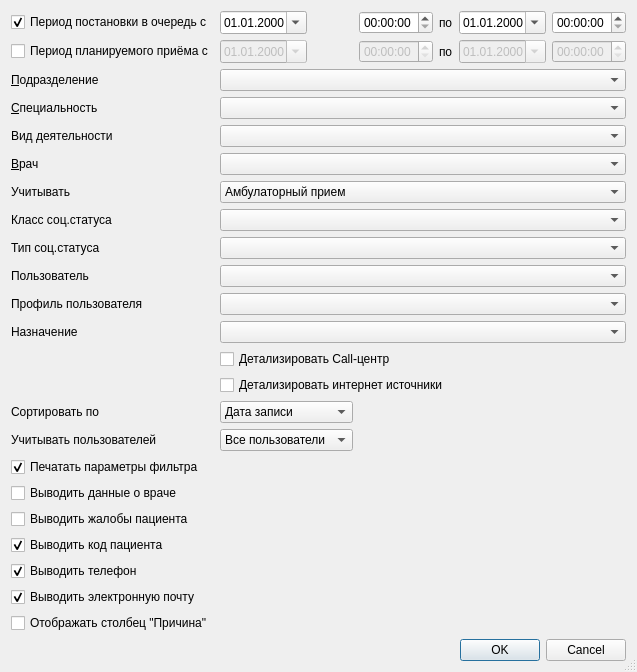
<?xml version="1.0" encoding="UTF-8"?>
<ui version="4.0">
 <class>JournalBeforeRecordDialog</class>
 <widget class="QDialog" name="JournalBeforeRecordDialog">
  <property name="windowModality">
   <enum>Qt::ApplicationModal</enum>
  </property>
  <property name="geometry">
   <rect>
    <x>0</x>
    <y>0</y>
    <width>637</width>
    <height>622</height>
   </rect>
  </property>
  <property name="windowTitle">
   <string>Журнал предварительной записи</string>
  </property>
  <property name="sizeGripEnabled">
   <bool>true</bool>
  </property>
  <layout class="QGridLayout" name="gridLayout">
   <item row="24" column="1">
    <spacer>
     <property name="orientation">
      <enum>Qt::Vertical</enum>
     </property>
     <property name="sizeHint" stdset="0">
      <size>
       <width>21</width>
       <height>21</height>
      </size>
     </property>
    </spacer>
   </item>
   <item row="5" column="0">
    <widget class="QLabel" name="lblPerson">
     <property name="text">
      <string>&amp;Врач</string>
     </property>
     <property name="buddy">
      <cstring>cmbPerson</cstring>
     </property>
    </widget>
   </item>
   <item row="21" column="0" colspan="6">
    <widget class="QCheckBox" name="chkClientPhones">
     <property name="text">
      <string>Выводить телефон</string>
     </property>
     <property name="checked">
      <bool>true</bool>
     </property>
    </widget>
   </item>
   <item row="1" column="3">
    <widget class="QLabel" name="lblEndScheduleDate">
     <property name="sizePolicy">
      <sizepolicy hsizetype="Maximum" vsizetype="Preferred">
       <horstretch>0</horstretch>
       <verstretch>0</verstretch>
      </sizepolicy>
     </property>
     <property name="text">
      <string>по</string>
     </property>
     <property name="buddy">
      <cstring>edtEndScheduleDate</cstring>
     </property>
    </widget>
   </item>
   <item row="11" column="0">
    <widget class="QLabel" name="lblRecordPersonProfile">
     <property name="text">
      <string>Профиль пользователя</string>
     </property>
     <property name="buddy">
      <cstring>cmbRecordPersonProfile</cstring>
     </property>
    </widget>
   </item>
   <item row="8" column="1" colspan="5">
    <widget class="CSocStatusComboBox" name="cmbSocStatusClass"/>
   </item>
   <item row="0" column="4">
    <widget class="CDateEdit" name="edtEndRecordDate">
     <property name="sizePolicy">
      <sizepolicy hsizetype="Maximum" vsizetype="Fixed">
       <horstretch>0</horstretch>
       <verstretch>0</verstretch>
      </sizepolicy>
     </property>
     <property name="displayFormat">
      <string>dd.MM.yyyy</string>
     </property>
     <property name="calendarPopup">
      <bool>true</bool>
     </property>
    </widget>
   </item>
   <item row="0" column="3">
    <widget class="QLabel" name="lblEndRecordDate">
     <property name="sizePolicy">
      <sizepolicy hsizetype="Maximum" vsizetype="Preferred">
       <horstretch>0</horstretch>
       <verstretch>0</verstretch>
      </sizepolicy>
     </property>
     <property name="text">
      <string>по</string>
     </property>
     <property name="buddy">
      <cstring>edtEndRecordDate</cstring>
     </property>
    </widget>
   </item>
   <item row="0" column="2">
    <widget class="QTimeEdit" name="edtBegRecordTime"/>
   </item>
   <item row="2" column="1" colspan="5">
    <widget class="COrgStructureComboBox" name="cmbOrgStructure">
     <property name="enabled">
      <bool>true</bool>
     </property>
    </widget>
   </item>
   <item row="1" column="1">
    <widget class="CDateEdit" name="edtBegScheduleDate">
     <property name="enabled">
      <bool>false</bool>
     </property>
     <property name="sizePolicy">
      <sizepolicy hsizetype="Maximum" vsizetype="Fixed">
       <horstretch>0</horstretch>
       <verstretch>0</verstretch>
      </sizepolicy>
     </property>
     <property name="displayFormat">
      <string>dd.MM.yyyy</string>
     </property>
     <property name="calendarPopup">
      <bool>true</bool>
     </property>
    </widget>
   </item>
   <item row="1" column="2">
    <widget class="QTimeEdit" name="edtBegScheduleTime">
     <property name="enabled">
      <bool>false</bool>
     </property>
    </widget>
   </item>
   <item row="1" column="4">
    <widget class="CDateEdit" name="edtEndScheduleDate">
     <property name="enabled">
      <bool>false</bool>
     </property>
     <property name="sizePolicy">
      <sizepolicy hsizetype="Maximum" vsizetype="Fixed">
       <horstretch>0</horstretch>
       <verstretch>0</verstretch>
      </sizepolicy>
     </property>
     <property name="displayFormat">
      <string>dd.MM.yyyy</string>
     </property>
     <property name="calendarPopup">
      <bool>true</bool>
     </property>
    </widget>
   </item>
   <item row="7" column="1" colspan="5">
    <widget class="QComboBox" name="cmbAppointmentType">
     <item>
      <property name="text">
       <string>Амбулаторный прием</string>
      </property>
     </item>
     <item>
      <property name="text">
       <string>Вызов на дом</string>
      </property>
     </item>
    </widget>
   </item>
   <item row="11" column="1" colspan="5">
    <widget class="CRBComboBox" name="cmbRecordPersonProfile"/>
   </item>
   <item row="4" column="1" colspan="5">
    <widget class="CRBComboBox" name="cmbActivity"/>
   </item>
   <item row="5" column="1" colspan="5">
    <widget class="CPersonComboBoxEx" name="cmbPerson">
     <property name="enabled">
      <bool>true</bool>
     </property>
    </widget>
   </item>
   <item row="3" column="1" colspan="5">
    <widget class="CRBComboBox" name="cmbSpeciality">
     <property name="enabled">
      <bool>true</bool>
     </property>
     <property name="whatsThis">
      <string>&lt;html&gt;&lt;head&gt;&lt;meta name=&quot;qrichtext&quot; content=&quot;1&quot; /&gt;&lt;style type=&quot;text/css&quot;&gt;
p, li { white-space: pre-wrap; }
&lt;/style&gt;&lt;/head&gt;&lt;body style=&quot; font-family:'MS Shell Dlg 2'; font-size:8.25pt; font-weight:400; font-style:normal;&quot;&gt;
&lt;p style=&quot;-qt-paragraph-type:empty; margin-top:0px; margin-bottom:0px; margin-left:0px; margin-right:0px; -qt-block-indent:0; text-indent:0px;&quot;&gt;&lt;/p&gt;&lt;/body&gt;&lt;/html&gt;</string>
     </property>
    </widget>
   </item>
   <item row="1" column="5">
    <widget class="QTimeEdit" name="edtEndScheduleTime">
     <property name="enabled">
      <bool>false</bool>
     </property>
    </widget>
   </item>
   <item row="9" column="1" colspan="5">
    <widget class="CRBComboBox" name="cmbSocStatusType"/>
   </item>
   <item row="18" column="0" colspan="6">
    <widget class="QCheckBox" name="chkPersonInfo">
     <property name="text">
      <string>Выводить данные о враче</string>
     </property>
    </widget>
   </item>
   <item row="13" column="1" colspan="5">
    <widget class="QCheckBox" name="chkDetailCallCenter">
     <property name="enabled">
      <bool>true</bool>
     </property>
     <property name="text">
      <string>Детализировать Call-центр</string>
     </property>
    </widget>
   </item>
   <item row="10" column="1" colspan="5">
    <widget class="CPersonComboBoxEx" name="cmbRecordPerson">
     <property name="enabled">
      <bool>true</bool>
     </property>
    </widget>
   </item>
   <item row="12" column="1" colspan="5">
    <widget class="CRBComboBox" name="cmbAppointmentPurpose"/>
   </item>
   <item row="19" column="0" colspan="6">
    <widget class="QCheckBox" name="chkComplaint">
     <property name="text">
      <string>Выводить жалобы пациента</string>
     </property>
    </widget>
   </item>
   <item row="20" column="0" colspan="6">
    <widget class="QCheckBox" name="chkClientId">
     <property name="text">
      <string>Выводить код пациента</string>
     </property>
     <property name="checked">
      <bool>true</bool>
     </property>
    </widget>
   </item>
   <item row="17" column="0" colspan="6">
    <widget class="QCheckBox" name="chkDumpParams">
     <property name="text">
      <string>Печатать параметры фильтра</string>
     </property>
     <property name="checked">
      <bool>true</bool>
     </property>
    </widget>
   </item>
   <item row="1" column="0">
    <widget class="QCheckBox" name="chkSchedulePeriod">
     <property name="text">
      <string>Период планируемого приёма с</string>
     </property>
    </widget>
   </item>
   <item row="25" column="0" colspan="6">
    <widget class="QDialogButtonBox" name="buttonBox">
     <property name="orientation">
      <enum>Qt::Horizontal</enum>
     </property>
     <property name="standardButtons">
      <set>QDialogButtonBox::Cancel|QDialogButtonBox::Ok</set>
     </property>
    </widget>
   </item>
   <item row="0" column="0">
    <widget class="QCheckBox" name="chkRecordPeriod">
     <property name="text">
      <string>Период постановки в очередь с</string>
     </property>
     <property name="checked">
      <bool>true</bool>
     </property>
    </widget>
   </item>
   <item row="0" column="1">
    <widget class="CDateEdit" name="edtBegRecordDate">
     <property name="sizePolicy">
      <sizepolicy hsizetype="Maximum" vsizetype="Fixed">
       <horstretch>0</horstretch>
       <verstretch>0</verstretch>
      </sizepolicy>
     </property>
     <property name="displayFormat">
      <string>dd.MM.yyyy</string>
     </property>
     <property name="calendarPopup">
      <bool>true</bool>
     </property>
    </widget>
   </item>
   <item row="22" column="0" colspan="6">
    <widget class="QCheckBox" name="chkClientMail">
     <property name="text">
      <string>Выводить электронную почту</string>
     </property>
     <property name="checked">
      <bool>true</bool>
     </property>
    </widget>
   </item>
   <item row="0" column="5">
    <widget class="QTimeEdit" name="edtEndRecordTime"/>
   </item>
   <item row="8" column="0">
    <widget class="QLabel" name="lblSocStatusClass">
     <property name="text">
      <string>Класс соц.статуса</string>
     </property>
     <property name="buddy">
      <cstring>cmbSocStatusClass</cstring>
     </property>
    </widget>
   </item>
   <item row="12" column="0">
    <widget class="QLabel" name="lblAppointmentPurpose">
     <property name="text">
      <string>Назначение</string>
     </property>
    </widget>
   </item>
   <item row="3" column="0">
    <widget class="QLabel" name="lblSpeciality">
     <property name="text">
      <string>&amp;Специальность</string>
     </property>
     <property name="buddy">
      <cstring>cmbSpeciality</cstring>
     </property>
    </widget>
   </item>
   <item row="2" column="0">
    <widget class="QLabel" name="label">
     <property name="text">
      <string>&amp;Подразделение</string>
     </property>
     <property name="buddy">
      <cstring>cmbOrgStructure</cstring>
     </property>
    </widget>
   </item>
   <item row="10" column="0">
    <widget class="QLabel" name="lblRecordPerson">
     <property name="text">
      <string>Пользователь</string>
     </property>
     <property name="buddy">
      <cstring>cmbRecordPerson</cstring>
     </property>
    </widget>
   </item>
   <item row="7" column="0">
    <widget class="QLabel" name="lblAppointmentType">
     <property name="text">
      <string>Учитывать</string>
     </property>
     <property name="buddy">
      <cstring>cmbAppointmentType</cstring>
     </property>
    </widget>
   </item>
   <item row="9" column="0">
    <widget class="QLabel" name="lblSocStatusType">
     <property name="text">
      <string>Тип соц.статуса</string>
     </property>
     <property name="buddy">
      <cstring>cmbSocStatusType</cstring>
     </property>
    </widget>
   </item>
   <item row="16" column="1">
    <widget class="QComboBox" name="cmbUserParams">
     <item>
      <property name="text">
       <string>Все пользователи</string>
      </property>
     </item>
     <item>
      <property name="text">
       <string>Call-центр</string>
      </property>
     </item>
     <item>
      <property name="text">
       <string>Интернет</string>
      </property>
     </item>
    </widget>
   </item>
   <item row="15" column="1">
    <widget class="QComboBox" name="cmbSorted">
     <item>
      <property name="text">
       <string>Дата записи</string>
      </property>
     </item>
     <item>
      <property name="text">
       <string>ФИО</string>
      </property>
     </item>
     <item>
      <property name="text">
       <string>Дата рождения</string>
      </property>
     </item>
     <item>
      <property name="text">
       <string>Назначение</string>
      </property>
     </item>
    </widget>
   </item>
   <item row="4" column="0">
    <widget class="QLabel" name="lblActivity">
     <property name="text">
      <string>Вид деятельности</string>
     </property>
    </widget>
   </item>
   <item row="16" column="0">
    <widget class="QLabel" name="lblUserParams">
     <property name="text">
      <string>Учитывать пользователей</string>
     </property>
    </widget>
   </item>
   <item row="15" column="0">
    <widget class="QLabel" name="lblSorted">
     <property name="text">
      <string>Сортировать по</string>
     </property>
    </widget>
   </item>
   <item row="14" column="1" colspan="5">
    <widget class="QCheckBox" name="chkDetailInternet">
     <property name="text">
      <string>Детализировать интернет источники</string>
     </property>
    </widget>
   </item>
   <item row="23" column="0">
    <widget class="QCheckBox" name="chkReason">
     <property name="text">
      <string>Отображать столбец &quot;Причина&quot;</string>
     </property>
    </widget>
   </item>
  </layout>
 </widget>
 <customwidgets>
  <customwidget>
   <class>CDateEdit</class>
   <extends>QDateEdit</extends>
   <header>library/DateEdit</header>
  </customwidget>
  <customwidget>
   <class>CRBComboBox</class>
   <extends>QComboBox</extends>
   <header>library/crbcombobox.h</header>
  </customwidget>
  <customwidget>
   <class>COrgStructureComboBox</class>
   <extends>QComboBox</extends>
   <header>Orgs/OrgStructComboBoxes.h</header>
  </customwidget>
  <customwidget>
   <class>CPersonComboBoxEx</class>
   <extends>QComboBox</extends>
   <header>Orgs/PersonComboBoxEx.h</header>
  </customwidget>
  <customwidget>
   <class>CSocStatusComboBox</class>
   <extends>QComboBox</extends>
   <header>Registry/SocStatusComboBox.h</header>
  </customwidget>
 </customwidgets>
 <tabstops>
  <tabstop>chkRecordPeriod</tabstop>
  <tabstop>edtBegRecordDate</tabstop>
  <tabstop>edtEndRecordDate</tabstop>
  <tabstop>chkSchedulePeriod</tabstop>
  <tabstop>edtBegScheduleDate</tabstop>
  <tabstop>edtEndScheduleDate</tabstop>
  <tabstop>cmbOrgStructure</tabstop>
  <tabstop>cmbSpeciality</tabstop>
  <tabstop>cmbActivity</tabstop>
  <tabstop>cmbPerson</tabstop>
  <tabstop>cmbAppointmentType</tabstop>
  <tabstop>cmbSocStatusClass</tabstop>
  <tabstop>cmbSocStatusType</tabstop>
  <tabstop>cmbRecordPerson</tabstop>
  <tabstop>cmbRecordPersonProfile</tabstop>
  <tabstop>cmbAppointmentPurpose</tabstop>
  <tabstop>chkDetailCallCenter</tabstop>
  <tabstop>chkDumpParams</tabstop>
  <tabstop>chkPersonInfo</tabstop>
  <tabstop>chkComplaint</tabstop>
  <tabstop>chkClientId</tabstop>
  <tabstop>chkClientPhones</tabstop>
  <tabstop>chkClientMail</tabstop>
  <tabstop>buttonBox</tabstop>
 </tabstops>
 <resources/>
 <connections>
  <connection>
   <sender>buttonBox</sender>
   <signal>accepted()</signal>
   <receiver>JournalBeforeRecordDialog</receiver>
   <slot>accept()</slot>
   <hints>
    <hint type="sourcelabel">
     <x>202</x>
     <y>279</y>
    </hint>
    <hint type="destinationlabel">
     <x>119</x>
     <y>181</y>
    </hint>
   </hints>
  </connection>
  <connection>
   <sender>buttonBox</sender>
   <signal>rejected()</signal>
   <receiver>JournalBeforeRecordDialog</receiver>
   <slot>reject()</slot>
   <hints>
    <hint type="sourcelabel">
     <x>253</x>
     <y>279</y>
    </hint>
    <hint type="destinationlabel">
     <x>316</x>
     <y>181</y>
    </hint>
   </hints>
  </connection>
  <connection>
   <sender>chkRecordPeriod</sender>
   <signal>toggled(bool)</signal>
   <receiver>edtBegRecordDate</receiver>
   <slot>setEnabled(bool)</slot>
   <hints>
    <hint type="sourcelabel">
     <x>117</x>
     <y>17</y>
    </hint>
    <hint type="destinationlabel">
     <x>221</x>
     <y>13</y>
    </hint>
   </hints>
  </connection>
  <connection>
   <sender>chkRecordPeriod</sender>
   <signal>toggled(bool)</signal>
   <receiver>edtEndRecordDate</receiver>
   <slot>setEnabled(bool)</slot>
   <hints>
    <hint type="sourcelabel">
     <x>110</x>
     <y>10</y>
    </hint>
    <hint type="destinationlabel">
     <x>312</x>
     <y>12</y>
    </hint>
   </hints>
  </connection>
  <connection>
   <sender>chkSchedulePeriod</sender>
   <signal>toggled(bool)</signal>
   <receiver>edtEndScheduleDate</receiver>
   <slot>setEnabled(bool)</slot>
   <hints>
    <hint type="sourcelabel">
     <x>105</x>
     <y>37</y>
    </hint>
    <hint type="destinationlabel">
     <x>334</x>
     <y>39</y>
    </hint>
   </hints>
  </connection>
  <connection>
   <sender>chkSchedulePeriod</sender>
   <signal>toggled(bool)</signal>
   <receiver>edtBegScheduleDate</receiver>
   <slot>setEnabled(bool)</slot>
   <hints>
    <hint type="sourcelabel">
     <x>89</x>
     <y>35</y>
    </hint>
    <hint type="destinationlabel">
     <x>215</x>
     <y>37</y>
    </hint>
   </hints>
  </connection>
  <connection>
   <sender>chkRecordPeriod</sender>
   <signal>clicked()</signal>
   <receiver>edtBegRecordDate</receiver>
   <slot>setFocus()</slot>
   <hints>
    <hint type="sourcelabel">
     <x>107</x>
     <y>16</y>
    </hint>
    <hint type="destinationlabel">
     <x>215</x>
     <y>14</y>
    </hint>
   </hints>
  </connection>
  <connection>
   <sender>chkSchedulePeriod</sender>
   <signal>clicked()</signal>
   <receiver>edtBegScheduleDate</receiver>
   <slot>setFocus()</slot>
   <hints>
    <hint type="sourcelabel">
     <x>111</x>
     <y>35</y>
    </hint>
    <hint type="destinationlabel">
     <x>232</x>
     <y>43</y>
    </hint>
   </hints>
  </connection>
  <connection>
   <sender>chkSchedulePeriod</sender>
   <signal>toggled(bool)</signal>
   <receiver>edtBegScheduleTime</receiver>
   <slot>setEnabled(bool)</slot>
   <hints>
    <hint type="sourcelabel">
     <x>118</x>
     <y>45</y>
    </hint>
    <hint type="destinationlabel">
     <x>385</x>
     <y>45</y>
    </hint>
   </hints>
  </connection>
  <connection>
   <sender>chkSchedulePeriod</sender>
   <signal>toggled(bool)</signal>
   <receiver>edtEndScheduleTime</receiver>
   <slot>setEnabled(bool)</slot>
   <hints>
    <hint type="sourcelabel">
     <x>118</x>
     <y>45</y>
    </hint>
    <hint type="destinationlabel">
     <x>594</x>
     <y>45</y>
    </hint>
   </hints>
  </connection>
  <connection>
   <sender>chkRecordPeriod</sender>
   <signal>toggled(bool)</signal>
   <receiver>edtBegRecordTime</receiver>
   <slot>setEnabled(bool)</slot>
   <hints>
    <hint type="sourcelabel">
     <x>118</x>
     <y>18</y>
    </hint>
    <hint type="destinationlabel">
     <x>385</x>
     <y>18</y>
    </hint>
   </hints>
  </connection>
  <connection>
   <sender>chkRecordPeriod</sender>
   <signal>toggled(bool)</signal>
   <receiver>edtEndRecordTime</receiver>
   <slot>setEnabled(bool)</slot>
   <hints>
    <hint type="sourcelabel">
     <x>118</x>
     <y>18</y>
    </hint>
    <hint type="destinationlabel">
     <x>594</x>
     <y>18</y>
    </hint>
   </hints>
  </connection>
 </connections>
</ui>
